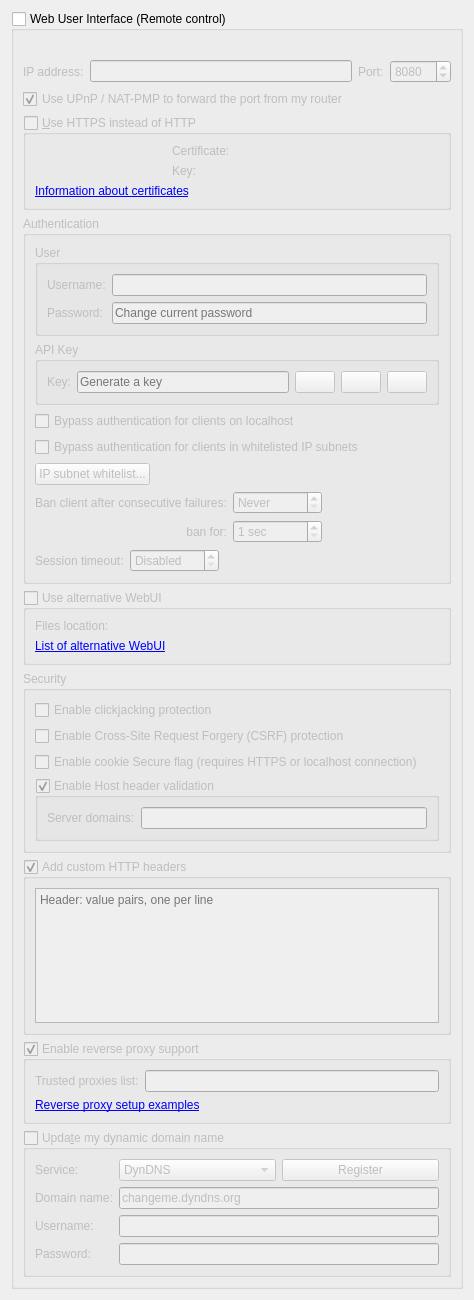
          <widget class="QWidget" name="scrollAreaWidgetContents_7">
           <property name="geometry">
            <rect>
             <x>0</x>
             <y>0</y>
             <width>474</width>
             <height>1300</height>
            </rect>
           </property>
           <layout class="QVBoxLayout" name="verticalLayout_23">
            <item>
             <widget class="QGroupBox" name="checkWebUI">
              <property name="title">
               <string>Web User Interface (Remote control)</string>
              </property>
              <property name="checkable">
               <bool>true</bool>
              </property>
              <property name="checked">
               <bool>false</bool>
              </property>
              <layout class="QVBoxLayout" name="verticalLayout_2">
               <item>
                <widget class="QLabel" name="labelWebUIError">
                 <property name="font">
                  <font>
                   <italic>true</italic>
                  </font>
                 </property>
                 <property name="text">
                  <string/>
                 </property>
                </widget>
               </item>
               <item>
                <layout class="QHBoxLayout" name="horizontalLayout_2">
                 <item>
                  <widget class="QLabel" name="lblWebUIAddress">
                   <property name="text">
                    <string>IP address:</string>
                   </property>
                  </widget>
                 </item>
                 <item>
                  <widget class="QLineEdit" name="textWebUIAddress">
                   <property name="toolTip">
                    <string>IP address that the Web UI will bind to.
Specify an IPv4 or IPv6 address. You can specify &quot;0.0.0.0&quot; for any IPv4 address,
&quot;::&quot; for any IPv6 address, or &quot;*&quot; for both IPv4 and IPv6.</string>
                   </property>
                  </widget>
                 </item>
                 <item>
                  <widget class="QLabel" name="lblWebUIPort">
                   <property name="text">
                    <string>Port:</string>
                   </property>
                  </widget>
                 </item>
                 <item>
                  <widget class="QSpinBox" name="spinWebUIPort">
                   <property name="minimum">
                    <number>1</number>
                   </property>
                   <property name="maximum">
                    <number>65535</number>
                   </property>
                   <property name="value">
                    <number>8080</number>
                   </property>
                  </widget>
                 </item>
                </layout>
               </item>
               <item>
                <widget class="QCheckBox" name="checkWebUIUPnP">
                 <property name="text">
                  <string>Use UPnP / NAT-PMP to forward the port from my router</string>
                 </property>
                 <property name="checked">
                  <bool>true</bool>
                 </property>
                </widget>
               </item>
               <item>
                <widget class="QGroupBox" name="checkWebUIHttps">
                 <property name="title">
                  <string>&amp;Use HTTPS instead of HTTP</string>
                 </property>
                 <property name="checkable">
                  <bool>true</bool>
                 </property>
                 <property name="checked">
                  <bool>false</bool>
                 </property>
                 <layout class="QGridLayout" name="gridLayout_11">
                  <item row="0" column="0">
                   <widget class="QLabel" name="lblSslCertStatus"/>
                  </item>
                  <item row="0" column="1">
                   <widget class="QLabel" name="lblWebUICrt">
                    <property name="text">
                     <string>Certificate:</string>
                    </property>
                   </widget>
                  </item>
                  <item row="0" column="2">
                   <widget class="FileSystemPathLineEdit" name="textWebUIHttpsCert" native="true"/>
                  </item>
                  <item row="1" column="0">
                   <widget class="QLabel" name="lblSslKeyStatus"/>
                  </item>
                  <item row="1" column="1">
                   <widget class="QLabel" name="lblWebUIKey">
                    <property name="text">
                     <string>Key:</string>
                    </property>
                   </widget>
                  </item>
                  <item row="1" column="2">
                   <widget class="FileSystemPathLineEdit" name="textWebUIHttpsKey" native="true"/>
                  </item>
                  <item row="2" column="0" colspan="3">
                   <widget class="QLabel" name="lblWebUICertInfo">
                    <property name="text">
                     <string>&lt;a href=https://httpd.apache.org/docs/current/ssl/ssl_faq.html#aboutcerts&gt;Information about certificates&lt;/a&gt;</string>
                    </property>
                    <property name="openExternalLinks">
                     <bool>true</bool>
                    </property>
                    <property name="textInteractionFlags">
                     <set>Qt::TextInteractionFlag::LinksAccessibleByKeyboard|Qt::TextInteractionFlag::LinksAccessibleByMouse</set>
                    </property>
                   </widget>
                  </item>
                 </layout>
                </widget>
               </item>
               <item>
                <widget class="QGroupBox" name="groupWebUIAuth">
                 <property name="title">
                  <string>Authentication</string>
                 </property>
                 <layout class="QVBoxLayout" name="verticalLayout_35">
                  <item>
                   <widget class="QGroupBox" name="groupWebUIUser">
                    <property name="title">
                     <string>User</string>
                    </property>
                    <layout class="QGridLayout" name="gridLayoutUser">
                     <item row="0" column="0">
                      <widget class="QLabel" name="lblWebUIUsername">
                       <property name="text">
                        <string>Username:</string>
                       </property>
                      </widget>
                     </item>
                     <item row="0" column="1">
                      <widget class="QLineEdit" name="textWebUIUsername"/>
                     </item>
                     <item row="1" column="0">
                      <widget class="QLabel" name="lblWebUIPassword">
                       <property name="text">
                        <string>Password:</string>
                       </property>
                      </widget>
                     </item>
                     <item row="1" column="1">
                      <widget class="QLineEdit" name="textWebUIPassword">
                       <property name="echoMode">
                        <enum>QLineEdit::EchoMode::Password</enum>
                       </property>
                       <property name="placeholderText">
                        <string>Change current password</string>
                       </property>
                      </widget>
                     </item>
                    </layout>
                   </widget>
                  </item>
                  <item>
                   <widget class="QGroupBox" name="groupWebUIAPIKey">
                    <property name="title">
                     <string>API Key</string>
                    </property>
                    <layout class="QGridLayout" name="gridLayoutAPIKey">
                     <item row="0" column="0">
                      <widget class="QLabel" name="lblWebUIAPIKey">
                       <property name="text">
                        <string>Key:</string>
                       </property>
                      </widget>
                     </item>
                     <item row="0" column="1">
                      <layout class="QHBoxLayout" name="horizontalLayoutAPIKey">
                       <item>
                        <widget class="QLineEdit" name="textWebUIAPIKey">
                         <property name="readOnly">
                          <bool>true</bool>
                         </property>
                         <property name="placeholderText">
                          <string>Generate a key</string>
                         </property>
                        </widget>
                       </item>
                       <item>
                        <widget class="QPushButton" name="btnWebUIAPIKeyCopy">
                         <property name="enabled">
                          <bool>false</bool>
                         </property>
                         <property name="toolTip">
                          <string>Copy API key</string>
                         </property>
                         <property name="icon">
                          <iconset>
                           <normaloff>:/icons/edit-copy.svg</normaloff>:/icons/edit-copy.svg</iconset>
                         </property>
                        </widget>
                       </item>
                       <item>
                        <widget class="QPushButton" name="btnWebUIAPIKeyRotate">
                         <property name="toolTip">
                          <string>Generate API key</string>
                         </property>
                         <property name="icon">
                          <iconset>
                           <normaloff>:/icons/view-refresh.svg</normaloff>:/icons/view-refresh.svg</iconset>
                         </property>
                        </widget>
                       </item>
                       <item>
                        <widget class="QPushButton" name="btnWebUIAPIKeyDelete">
                         <property name="toolTip">
                          <string>Delete API key</string>
                         </property>
                         <property name="icon">
                          <iconset>
                           <normaloff>:/icons/list-remove.svg</normaloff>:/icons/list-remove.svg</iconset>
                         </property>
                        </widget>
                       </item>
                      </layout>
                     </item>
                    </layout>
                   </widget>
                  </item>
                  <item>
                   <widget class="QCheckBox" name="checkBypassLocalAuth">
                    <property name="text">
                     <string>Bypass authentication for clients on localhost</string>
                    </property>
                   </widget>
                  </item>
                  <item>
                   <widget class="QCheckBox" name="checkBypassAuthSubnetWhitelist">
                    <property name="text">
                     <string>Bypass authentication for clients in whitelisted IP subnets</string>
                    </property>
                   </widget>
                  </item>
                  <item>
                   <widget class="QPushButton" name="IPSubnetWhitelistButton">
                    <property name="sizePolicy">
                     <sizepolicy hsizetype="Fixed" vsizetype="Fixed">
                      <horstretch>0</horstretch>
                      <verstretch>0</verstretch>
                     </sizepolicy>
                    </property>
                    <property name="text">
                     <string>IP subnet whitelist...</string>
                    </property>
                   </widget>
                  </item>
                  <item>
                   <layout class="QGridLayout" name="gridLayout_10">
                    <item row="0" column="0">
                     <widget class="QLabel" name="lblBanCounter">
                      <property name="text">
                       <string>Ban client after consecutive failures:</string>
                      </property>
                     </widget>
                    </item>
                    <item row="0" column="1">
                     <widget class="QSpinBox" name="spinBanCounter">
                      <property name="specialValueText">
                       <string>Never</string>
                      </property>
                      <property name="maximum">
                       <number>2147483647</number>
                      </property>
                     </widget>
                    </item>
                    <item row="0" column="2">
                     <spacer name="horizontalSpacer_15">
                      <property name="orientation">
                       <enum>Qt::Orientation::Horizontal</enum>
                      </property>
                      <property name="sizeHint" stdset="0">
                       <size>
                        <width>40</width>
                        <height>20</height>
                       </size>
                      </property>
                     </spacer>
                    </item>
                    <item row="1" column="0">
                     <widget class="QLabel" name="lblBanDuration">
                      <property name="text">
                       <string>ban for:</string>
                      </property>
                      <property name="alignment">
                       <set>Qt::AlignmentFlag::AlignRight|Qt::AlignmentFlag::AlignTrailing|Qt::AlignmentFlag::AlignVCenter</set>
                      </property>
                     </widget>
                    </item>
                    <item row="1" column="1">
                     <widget class="QSpinBox" name="spinBanDuration">
                      <property name="suffix">
                       <string> sec</string>
                      </property>
                      <property name="minimum">
                       <number>1</number>
                      </property>
                      <property name="maximum">
                       <number>2147483647</number>
                      </property>
                     </widget>
                    </item>
                   </layout>
                  </item>
                  <item>
                   <layout class="QHBoxLayout" name="horizontalLayout_13">
                    <item>
                     <widget class="QLabel" name="lblSessionTimeout">
                      <property name="text">
                       <string>Session timeout:</string>
                      </property>
                     </widget>
                    </item>
                    <item>
                     <widget class="QSpinBox" name="spinSessionTimeout">
                      <property name="specialValueText">
                       <string>Disabled</string>
                      </property>
                      <property name="suffix">
                       <string> sec</string>
                      </property>
                      <property name="maximum">
                       <number>2147483647</number>
                      </property>
                     </widget>
                    </item>
                    <item>
                     <spacer name="horizontalSpacer_11">
                      <property name="orientation">
                       <enum>Qt::Orientation::Horizontal</enum>
                      </property>
                      <property name="sizeHint" stdset="0">
                       <size>
                        <width>40</width>
                        <height>20</height>
                       </size>
                      </property>
                     </spacer>
                    </item>
                   </layout>
                  </item>
                 </layout>
                </widget>
               </item>
               <item>
                <widget class="QGroupBox" name="groupAltWebUI">
                 <property name="title">
                  <string>Use alternative WebUI</string>
                 </property>
                 <property name="checkable">
                  <bool>true</bool>
                 </property>
                 <property name="checked">
                  <bool>false</bool>
                 </property>
                 <layout class="QVBoxLayout" name="verticalLayout_41">
                  <item>
                   <layout class="QHBoxLayout" name="horizontalLayout_5">
                    <item>
                     <widget class="QLabel" name="labelWebUIRootFolder">
                      <property name="text">
                       <string>Files location:</string>
                      </property>
                     </widget>
                    </item>
                    <item>
                     <widget class="FileSystemPathLineEdit" name="textWebUIRootFolder" native="true"/>
                    </item>
                   </layout>
                  </item>
                  <item>
                   <widget class="QLabel" name="lblAltWebUIList">
                    <property name="text">
                     <string>&lt;a href=&quot;https://github.com/qbittorrent/qBittorrent/wiki/List-of-known-alternate-WebUIs&quot;&gt;List of alternative WebUI&lt;/a&gt;</string>
                    </property>
                    <property name="openExternalLinks">
                     <bool>true</bool>
                    </property>
                    <property name="textInteractionFlags">
                     <set>Qt::TextInteractionFlag::LinksAccessibleByKeyboard|Qt::TextInteractionFlag::LinksAccessibleByMouse</set>
                    </property>
                   </widget>
                  </item>
                 </layout>
                </widget>
               </item>
               <item>
                <widget class="QGroupBox" name="groupBox_3">
                 <property name="title">
                  <string>Security</string>
                 </property>
                 <layout class="QVBoxLayout" name="verticalLayout_33">
                  <item>
                   <widget class="QCheckBox" name="checkClickjacking">
                    <property name="text">
                     <string>Enable clickjacking protection</string>
                    </property>
                   </widget>
                  </item>
                  <item>
                   <widget class="QCheckBox" name="checkCSRFProtection">
                    <property name="text">
                     <string>Enable Cross-Site Request Forgery (CSRF) protection</string>
                    </property>
                   </widget>
                  </item>
                  <item>
                   <widget class="QCheckBox" name="checkSecureCookie">
                    <property name="text">
                     <string>Enable cookie Secure flag (requires HTTPS or localhost connection)</string>
                    </property>
                   </widget>
                  </item>
                  <item>
                   <widget class="QGroupBox" name="groupHostHeaderValidation">
                    <property name="title">
                     <string>Enable Host header validation</string>
                    </property>
                    <property name="checkable">
                     <bool>true</bool>
                    </property>
                    <layout class="QVBoxLayout" name="verticalLayout_32">
                     <item>
                      <layout class="QHBoxLayout" name="horizontalLayout_10">
                       <item>
                        <widget class="QLabel" name="labelServerDomains">
                         <property name="text">
                          <string>Server domains:</string>
                         </property>
                        </widget>
                       </item>
                       <item>
                        <widget class="QLineEdit" name="textServerDomains">
                         <property name="toolTip">
                          <string>Whitelist for filtering HTTP Host header values.
In order to defend against DNS rebinding attack,
you should put in domain names used by WebUI server.

Use ';' to split multiple entries. Can use wildcard '*'.</string>
                         </property>
                        </widget>
                       </item>
                      </layout>
                     </item>
                    </layout>
                   </widget>
                  </item>
                 </layout>
                </widget>
               </item>
               <item>
                <widget class="QGroupBox" name="groupWebUIAddCustomHTTPHeaders">
                 <property name="title">
                  <string>Add custom HTTP headers</string>
                 </property>
                 <property name="checkable">
                  <bool>true</bool>
                 </property>
                 <layout class="QVBoxLayout" name="verticalLayout_8">
                  <item>
                   <widget class="QPlainTextEdit" name="textWebUICustomHTTPHeaders">
                    <property name="tabChangesFocus">
                     <bool>true</bool>
                    </property>
                    <property name="lineWrapMode">
                     <enum>QPlainTextEdit::LineWrapMode::NoWrap</enum>
                    </property>
                    <property name="placeholderText">
                     <string>Header: value pairs, one per line</string>
                    </property>
                   </widget>
                  </item>
                 </layout>
                </widget>
               </item>
               <item>
                <widget class="QGroupBox" name="groupEnableReverseProxySupport">
                 <property name="title">
                  <string>Enable reverse proxy support</string>
                 </property>
                 <property name="checkable">
                  <bool>true</bool>
                 </property>
                 <layout class="QVBoxLayout" name="verticalLayout_331">
                  <item>
                   <layout class="QHBoxLayout" name="horizontalLayout_131">
                    <item>
                     <widget class="QLabel" name="lblReverseProxiesList">
                      <property name="text">
                       <string>Trusted proxies list:</string>
                      </property>
                     </widget>
                    </item>
                    <item>
                     <widget class="QLineEdit" name="textTrustedReverseProxiesList">
                      <property name="toolTip">
                       <string>Specify reverse proxy IPs (or subnets, e.g. 0.0.0.0/24) in order to use forwarded client address (X-Forwarded-For header). Use ';' to split multiple entries.</string>
                      </property>
                     </widget>
                    </item>
                   </layout>
                  </item>
                  <item>
                   <widget class="QLabel" name="labelReverseProxyLink">
                    <property name="text">
                     <string>&lt;a href=https://github.com/qbittorrent/qBittorrent/wiki#reverse-proxy-setup-for-webui-access&gt;Reverse proxy setup examples&lt;/a&gt;</string>
                    </property>
                    <property name="openExternalLinks">
                     <bool>true</bool>
                    </property>
                    <property name="textInteractionFlags">
                     <set>Qt::TextInteractionFlag::LinksAccessibleByKeyboard|Qt::TextInteractionFlag::LinksAccessibleByMouse</set>
                    </property>
                   </widget>
                  </item>
                 </layout>
                </widget>
               </item>
               <item>
                <widget class="QGroupBox" name="checkDynDNS">
                 <property name="title">
                  <string>Upda&amp;te my dynamic domain name</string>
                 </property>
                 <property name="checkable">
                  <bool>true</bool>
                 </property>
                 <property name="checked">
                  <bool>false</bool>
                 </property>
                 <layout class="QFormLayout" name="formLayout_5">
                  <item row="0" column="0">
                   <widget class="QLabel" name="label_19">
                    <property name="text">
                     <string>Service:</string>
                    </property>
                   </widget>
                  </item>
                  <item row="0" column="1">
                   <layout class="QHBoxLayout" name="horizontalLayout_3">
                    <item>
                     <widget class="QComboBox" name="comboDNSService">
                      <item>
                       <property name="text">
                        <string notr="true">DynDNS</string>
                       </property>
                      </item>
                      <item>
                       <property name="text">
                        <string notr="true">No-IP</string>
                       </property>
                      </item>
                     </widget>
                    </item>
                    <item>
                     <widget class="QPushButton" name="registerDNSBtn">
                      <property name="text">
                       <string>Register</string>
                      </property>
                     </widget>
                    </item>
                   </layout>
                  </item>
                  <item row="1" column="0">
                   <widget class="QLabel" name="label_20">
                    <property name="text">
                     <string>Domain name:</string>
                    </property>
                   </widget>
                  </item>
                  <item row="1" column="1">
                   <widget class="QLineEdit" name="domainNameTxt">
                    <property name="text">
                     <string notr="true">changeme.dyndns.org</string>
                    </property>
                   </widget>
                  </item>
                  <item row="2" column="0">
                   <widget class="QLabel" name="label_21">
                    <property name="text">
                     <string>Username:</string>
                    </property>
                   </widget>
                  </item>
                  <item row="2" column="1">
                   <widget class="QLineEdit" name="DNSUsernameTxt"/>
                  </item>
                  <item row="3" column="0">
                   <widget class="QLabel" name="label_22">
                    <property name="text">
                     <string>Password:</string>
                    </property>
                   </widget>
                  </item>
                  <item row="3" column="1">
                   <widget class="QLineEdit" name="DNSPasswordTxt">
                    <property name="echoMode">
                     <enum>QLineEdit::EchoMode::Password</enum>
                    </property>
                   </widget>
                  </item>
                 </layout>
                </widget>
               </item>
              </layout>
             </widget>
            </item>
            <item>
             <spacer name="verticalSpacer">
              <property name="orientation">
               <enum>Qt::Orientation::Vertical</enum>
              </property>
              <property name="sizeHint" stdset="0">
               <size>
                <width>20</width>
                <height>40</height>
               </size>
              </property>
             </spacer>
            </item>
           </layout>
          </widget>
